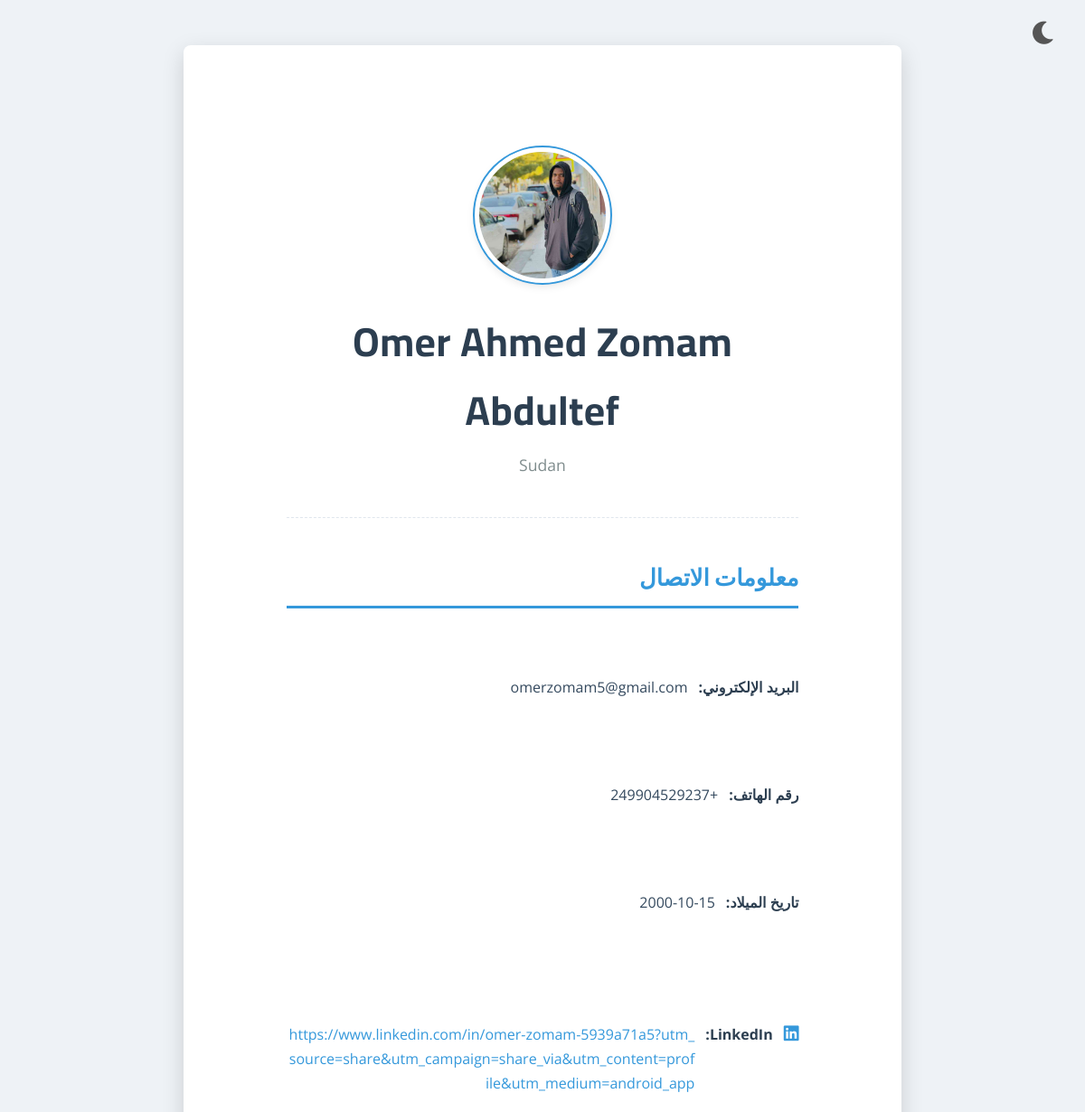
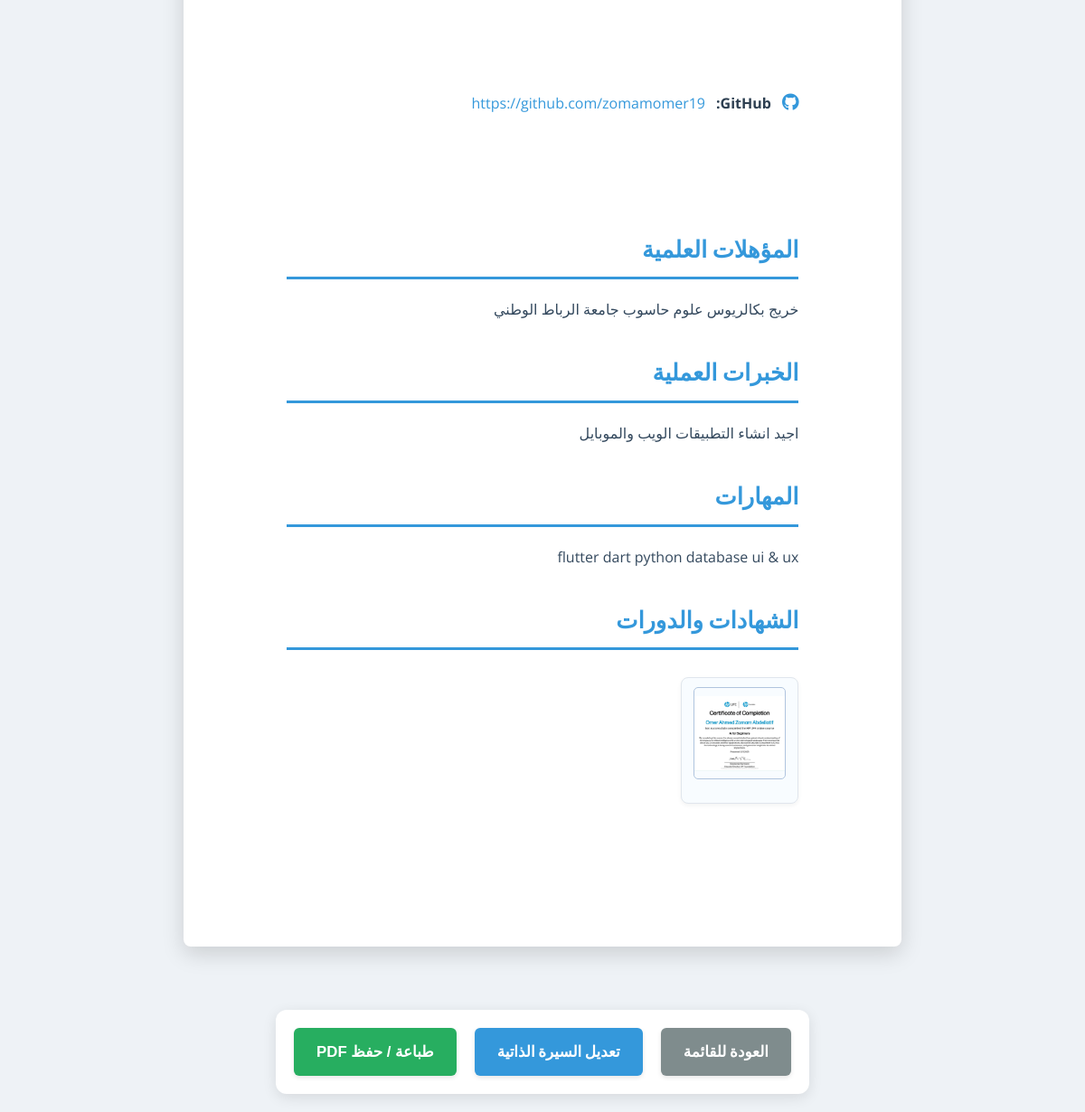
Screenshot of /cv/3 with the database file from the repository (2 pictures, top to bottom).
### app.py (models this page shows, shortened)
class CV(db.Model):
    id = db.Column(db.Integer, primary_key=True)
    full_name = db.Column(db.String(100), nullable=False)
    email = db.Column(db.String(100))
    phone = db.Column(db.String(20))
    address = db.Column(db.String(200))
    date_of_birth = db.Column(db.Date)
    linkedin_profile = db.Column(db.String(255))
    github_profile = db.Column(db.String(255))
    education = db.Column(db.Text)
    experience = db.Column(db.Text)
    skills = db.Column(db.Text)
    image_filename = db.Column(db.String(255)) # اسم ملف الصورة الشخصية
    certificate_images = db.relationship('CertificateImage', backref='cv', lazy=True, cascade='all, delete-orphan')

class CertificateImage(db.Model):
    id = db.Column(db.Integer, primary_key=True)
    cv_id = db.Column(db.Integer, db.ForeignKey('cv.id'), nullable=False)
    filename = db.Column(db.String(255), nullable=False)
    title = db.Column(db.String(100), default='شهادة')

### app.py (the view)
@app.route('/cv/<int:cv_id>')
def view_cv(cv_id):
    cv = CV.query.get_or_404(cv_id)
    return render_template('cv_template.html', cv=cv)

### templates/cv_template.html (shortened to what this page needs)
<!DOCTYPE html>
<html lang="ar" dir="rtl">
<head>
    <link rel="stylesheet" href="https://cdnjs.cloudflare.com/ajax/libs/font-awesome/6.0.0-beta3/css/all.min.css">
</head>
<body>
    <button id="darkModeToggle" class="dark-mode-toggle">
        <i class="fas fa-moon"></i>
    </button>
    <div class="cv-container">
        <div class="header">
            {% if cv.image_filename %}
                <img src="{{ url_for('static', filename='uploads/' + cv.image_filename) }}" alt="الصورة الشخصية">
            {% else %}
                <img src="https://via.placeholder.com/140/f0f0f0/ffffff?text=صورة" alt="لا توجد صورة">
            {% endif %}
            <h1>{{ cv.full_name }}</h1>
            <p>{{ cv.address }}</p>
        </div>
        <div class="section">
            <h2 class="section-title">معلومات الاتصال</h2>
            <ul class="contact-info">
                <li>
                    <strong>البريد الإلكتروني:</strong> {{ cv.email }}
                </li>
                <li>
                    <strong>رقم الهاتف:</strong> {{ cv.phone }}
                </li>
                <li>
                    <strong>تاريخ الميلاد:</strong> {% if cv.date_of_birth %}{{ cv.date_of_birth.strftime('%Y-%m-%d') }}{% else %}غير محدد{% endif %}
                </li>
                {% if cv.linkedin_profile %}
                <li>
                    <i class="fab fa-linkedin icon"></i>
                    <strong>LinkedIn:</strong> <a href="{{ cv.linkedin_profile }}" target="_blank">{{ cv.linkedin_profile }}</a>
                </li>
                {% endif %}
                {% if cv.github_profile %}
                <li>
                    <i class="fab fa-github icon"></i>
                    <strong>GitHub:</strong> <a href="{{ cv.github_profile }}" target="_blank">{{ cv.github_profile }}</a>
                </li>
                {% endif %}
            </ul>
        </div>
        <div class="section">
            <h2 class="section-title">المؤهلات العلمية</h2>
            <p>{{ cv.education }}</p>
        </div>
        <div class="section">
            <h2 class="section-title">الخبرات العملية</h2>
            <p>{{ cv.experience }}</p>
        </div>
        <div class="section">
            <h2 class="section-title">المهارات</h2>
            <p>{{ cv.skills }}</p>
        </div>
        {% if cv.certificate_images %}
        <div class="section">
            <h2 class="section-title">الشهادات والدورات</h2>
            <div class="certificates-grid">
                {% for cert_img in cv.certificate_images %}
                <div class="certificate-item-display">
                    <a href="{{ url_for('static', filename='uploads/' + cert_img.filename) }}" target="_blank">
                        {% if cert_img.filename.endswith(('.png', '.jpg', '.jpeg', '.gif')) %}
                            <img src="{{ url_for('static', filename='uploads/' + cert_img.filename) }}" alt="{{ cert_img.title or 'شهادة' }}">
                        {% elif cert_img.filename.endswith('.pdf') %}
                            <i class="fas fa-file-pdf cert-icon"></i>
                        {% else %}
                            <i class="fas fa-file-alt cert-icon"></i>
                        {% endif %}
                    </a>
                </div>
                {% endfor %}
            </div>
        </div>
        {% endif %}
    </div>
    <div class="actions-bar">
        <a href="{{ url_for('index') }}" class="back-link">العودة للقائمة</a>
        <a href="{{ url_for('edit_cv', cv_id=cv.id) }}" class="edit-link">تعديل السيرة الذاتية</a>
        <button onclick="window.print();" class="print-button">طباعة / حفظ PDF</button>
    </div>
</body>
</html>

### templates/cv_template.html (style rules this page uses)
body { font-family: 'Cairo', sans-serif; background-color: #eef2f6; color: #34495e; line-height: 1.7; margin: 0; padding: 20px; display: flex; flex-direction: column; align-items: center; transition: background-color 0.3s ease, color 0.3s ease; }
.cv-container { max-width: 210mm; min-height: 297mm; margin: 30px auto; background: #ffffff; padding: 30mm; box-shadow: 0 8px 25px rgba(0, 0, 0, 0.15); border: none; border-radius: 8px; box-sizing: border-box; position: relative; overflow: hidden; transition: background 0.3s ease, box-shadow 0.3s ease; }
.header { text-align: center; margin-bottom: 45px; padding-bottom: 25px; border-bottom: 1px dashed #e0e6ed; transition: border-color 0.3s ease; }
.header img { width: 140px; height: 140px; border-radius: 50%; object-fit: cover; border: 5px solid #ffffff; outline: 2px solid #3498db; margin-bottom: 18px; box-shadow: 0 4px 10px rgba(0, 0, 0, 0.1); transition: outline-color 0.3s ease, border-color 0.3s ease; }
.header h1 { font-family: 'Cairo', sans-serif; margin: 0; font-size: 2.8em; color: #2c3e50; font-weight: 700; letter-spacing: 0.5px; transition: color 0.3s ease; }
.header p { font-family: 'Open Sans', sans-serif; font-size: 1.1em; color: #7f8c8d; margin-top: 8px; transition: color 0.3s ease; }
.section { margin-bottom: 35px; }
.section-title { font-family: 'Cairo', sans-serif; font-size: 1.6em; color: #3498db; border-bottom: 3px solid #3498db; padding-bottom: 8px; margin-bottom: 20px; position: relative; font-weight: 600; transition: color 0.3s ease, border-color 0.3s ease; }
.section p, .section ul { font-family: 'Open Sans', sans-serif; white-space: pre-wrap; font-size: 1em; color: #34495e; margin: 0 0 10px 0; transition: color 0.3s ease; }
.contact-info { list-style: none; padding: 0; margin: 0; }
.contact-info li { margin-bottom: 10px; display: flex; align-items: flex-start; gap: 12px; font-size: 1em; }
.contact-info li strong { color: #2c3e50; flex-shrink: 0; transition: color 0.3s ease; }
.contact-info .icon { color: #3498db; font-size: 1.2em; margin-top: 2px; transition: color 0.3s ease; }
.contact-info li a { color: #3498db; text-decoration: none; transition: color 0.3s ease; word-break: break-all; }
.certificates-grid { display: grid; grid-template-columns: repeat(auto-fill, minmax(120px, 1fr)); gap: 15px; justify-content: center; padding: 10px 0; }
.certificate-item-display { text-align: center; background-color: #f8fcff; border: 1px solid #e0e6ed; border-radius: 8px; padding: 10px; box-shadow: 0 2px 5px rgba(0,0,0,0.05); transition: transform 0.2s ease, box-shadow 0.2s ease, background-color 0.3s ease; }
.certificate-item-display img, .certificate-item-display .cert-icon { max-width: 100px; height: 100px; object-fit: contain; margin-bottom: 8px; border-radius: 5px; border: 1px solid #b0c4de; }
.certificate-item-display a { text-decoration: none; color: #3498db; font-weight: 600; font-size: 0.9em; display: block; word-break: break-word; }
.actions-bar { text-align: center; margin-top: 40px; padding: 20px; background-color: #ffffff; border-radius: 12px; box-shadow: 0 4px 15px rgba(0,0,0,0.1); display: flex; gap: 20px; justify-content: center; width: fit-content; margin-left: auto; margin-right: auto; transition: background-color 0.3s ease, box-shadow 0.3s ease; }
.actions-bar a, .actions-bar button { padding: 12px 25px; border: none; border-radius: 6px; font-size: 1.05em; cursor: pointer; transition: background-color 0.3s ease, transform 0.2s ease, box-shadow 0.3s ease; text-decoration: none; color: white; font-weight: 600; display: inline-block; box-shadow: 0 2px 5px rgba(0,0,0,0.1); }
.actions-bar .back-link { background-color: #7f8c8d; }
.actions-bar .edit-link { background-color: #3498db; }
.actions-bar .print-button { background-color: #27ae60; }
.dark-mode-toggle { position: absolute; top: 20px; right: 25px; background: none; border: none; font-size: 1.8em; cursor: pointer; color: #555; transition: color 0.3s ease; z-index: 1000; outline: none; }

### rows the page displays
CV: image_filename (picture), full_name "Omer Ahmed Zomam Abdultef", address "Sudan", email "omerzomam5@gmail.com", phone "+249904529237", date_of_birth "2000-10-15", linkedin_profile "https://www.linkedin.com/in/omer-zomam-5939a71a5?utm_source=share&utm_campaign=share_via&utm_content=profile&utm_medium=android_app", github_profile "https://github.com/zomamomer19", education "خريج بكالريوس علوم حاسوب جامعة الرباط الوطني", experience "اجيد انشاء التطبيقات الويب والموبايل", skills "flutter dart python database ui & ux"
CertificateImage: filename (picture)
